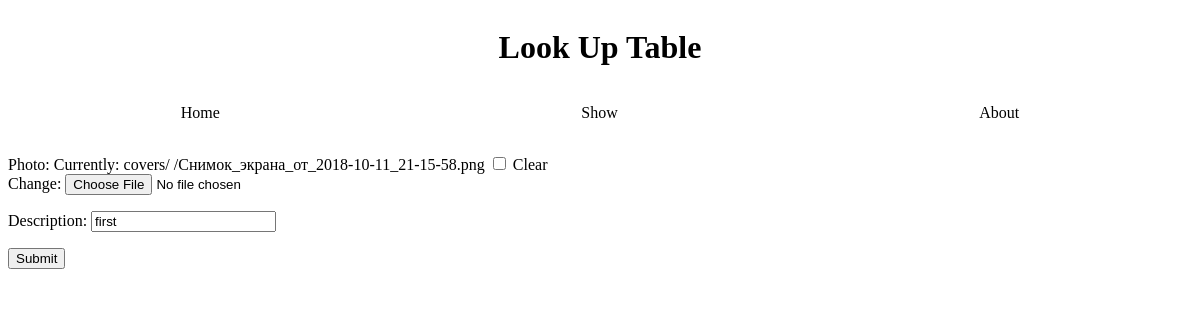
The page /posts/1/edit/ (signed in) on the database as committed earlier.
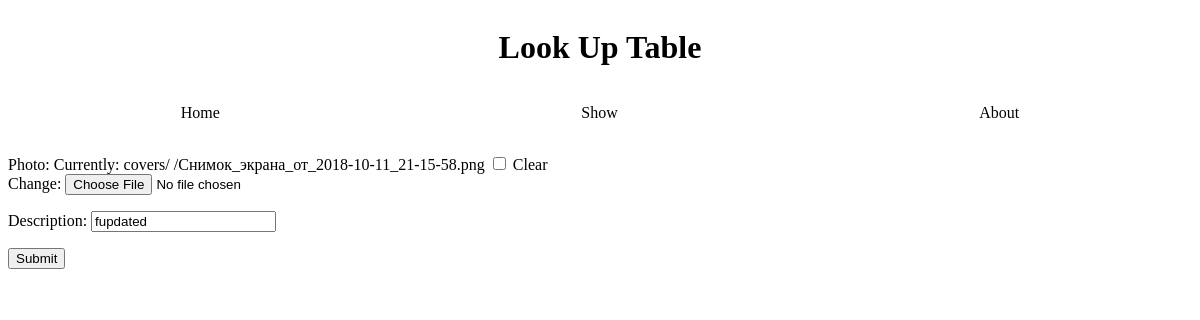
The same page on the database as committed later.
### posts/models.py (models this page shows, shortened)
class Posts(models.Model):
    author = models.ForeignKey(settings.AUTH_USER_MODEL, null=True)
    photo = models.ImageField(blank=True, null=True, upload_to = 'covers/')
    description = models.CharField(max_length=120)
    timestamp = models.DateTimeField(auto_now_add=True)
    updated = models.DateTimeField(auto_now=True)

### posts/views.py (the view)
# urls.py: url(r'^posts/(?P<pk>\d+)/edit/$', PostUpdateView.as_view()),
class PostUpdateView(UpdateView):
    form_class = PostForm
    template_name = "form.html"
    success_url = '/'
    def get_queryset(self):
        return Posts.objects.filter(author=self.request.user)

### posts/forms.py
class PostForm(forms.ModelForm):
    class Meta:
        model = Posts
        fields = ('photo', 'description')

### templates/form.html (shortened to what this page needs)
{% extends "base.html" %}
{% block content %}
    <form method="POST" enctype="multipart/form-data"> {% csrf_token %}
        {{ form.as_p }}
        <button type="submit">Submit</button>
    </form>
{% endblock %}

Rows that differ between the two databases and show on the page:
changed Posts: description "first" → "fupdated"
